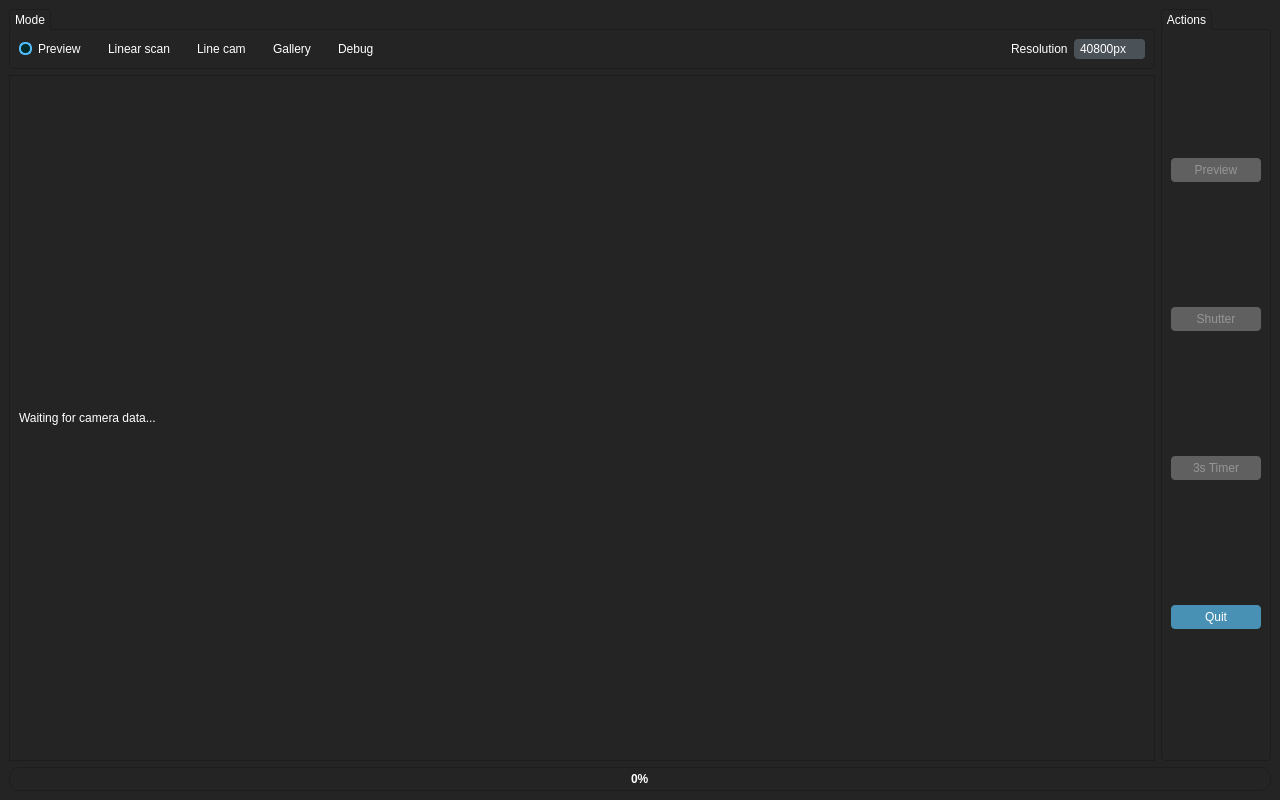
<?xml version="1.0" encoding="UTF-8"?>
<ui version="4.0">
 <class>MainWindow</class>
 <widget class="QMainWindow" name="MainWindow">
  <property name="geometry">
   <rect>
    <x>0</x>
    <y>0</y>
    <width>1280</width>
    <height>800</height>
   </rect>
  </property>
  <property name="windowTitle">
   <string>MainWindow</string>
  </property>
  <property name="styleSheet">
   <string notr="true">/*Copyright (c) DevSec Studio. All rights reserved.

MIT License

Permission is hereby granted, free of charge, to any person obtaining a copy
of this software and associated documentation files (the &quot;Software&quot;), to deal
in the Software without restriction, including without limitation the rights
to use, copy, modify, merge, publish, distribute, sublicense, and/or sell
copies of the Software, and to permit persons to whom the Software is
furnished to do so, subject to the following conditions:

The above copyright notice and this permission notice shall be included in all
copies or substantial portions of the Software.

THE SOFTWARE IS PROVIDED *AS IS*, WITHOUT WARRANTY OF ANY KIND, EXPRESS OR
IMPLIED, INCLUDING BUT NOT LIMITED TO THE WARRANTIES OF MERCHANTABILITY,
FITNESS FOR A PARTICULAR PURPOSE AND NONINFRINGEMENT. IN NO EVENT SHALL THE
AUTHORS OR COPYRIGHT HOLDERS BE LIABLE FOR ANY CLAIM, DAMAGES OR OTHER
LIABILITY, WHETHER IN AN ACTION OF CONTRACT, TORT OR OTHERWISE, ARISING FROM,
OUT OF OR IN CONNECTION WITH THE SOFTWARE OR THE USE OR OTHER DEALINGS IN THE SOFTWARE.
*/

/*-----QWidget-----*/
QWidget
{
	background-color: #242424;
	color: #fff;
	selection-background-color: #fff;
	selection-color: #000;

}


/*-----QLabel-----*/
QLabel
{
	background-color: transparent;
	color: #fff;

}


/*-----QMenuBar-----*/
QMenuBar 
{
	background-color: #4a5157;
	color: #fff;

}


QMenuBar::item 
{
	background-color: transparent;
	border-left: 1px solid #003333;
	padding: 5px;
	padding-left: 15px;
	padding-right: 15px;

}


QMenuBar::item:selected 
{
	background-color: #003333;
	border: 1px solid #006666;
	color: #fff;

}


QMenuBar::item:pressed 
{
	background-color: #006666;
	border: 1px solid #006666;
	color: #fff;

}


/*-----QMenu-----*/
QMenu
{
    background-color: #4a5157;
    border: 1px solid #4a5157;
    padding: 10px;
	color: #fff;

}


QMenu::item
{
    background-color: transparent;
    padding: 2px 20px 2px 20px;
	min-width: 200px;

}


QMenu::separator
{
   	background-color: #242424;
	height: 1px;

}


QMenu::item:disabled
{
    color: #555;
    background-color: transparent;
    padding: 2px 20px 2px 20px;

}


QMenu::item:selected
{
	background-color: #003333;
	border: 1px solid #006666;
	color: #fff;

}


/*-----QToolButton-----*/
QToolButton 
{
	background-color: transparent;
	color: #fff;
	padding: 3px;
	margin-left: 1px;
}


QToolButton:hover
{
	background-color: rgba(70,162,218,50%);
	border: 1px solid #46a2da;
	color: #000;
	
}


QToolButton:pressed
{
	background-color: #727272;
	border: 1px solid #46a2da;

}


QToolButton:checked
{
	background-color: #727272;
	border: 1px solid #222;
}


/*-----QPushButton-----*/
QPushButton
{
	background-color: #4891b4;
	color: #fff;
	min-width: 80px;
	border-radius: 4px;
	padding: 5px;

}


QPushButton::flat
{
	background-color: transparent;
	border: none;
	color: #000;

}


QPushButton::disabled
{
	background-color: #606060;
	color: #959595;
	border-color: #051a39;

}


QPushButton::hover
{
	background-color: #54aad3;
	border: 1px solid #46a2da;

}


QPushButton::pressed
{
	background-color: #2385b4;
	border: 1px solid #46a2da;

}


QPushButton::checked
{
	background-color: #bd5355;
	border: 1px solid #bd5355;

}


/*-----QLineEdit-----*/
QLineEdit
{
	background-color: #242424;
	color : #fff;
	border: 1px solid #1d1d1d;
	padding: 3px;
	padding-left: 5px;
	border-radius: 4px;

}


/*-----QPlainTExtEdit-----*/
QPlainTextEdit
{
	background-color: #242424;
	color : #fff;
	border: 1px solid #1d1d1d;
	padding: 3px;
	padding-left: 5px;
	border-radius: 4px;

}


/*-----QToolBox-----*/
QToolBox
{
	background-color: transparent;
	border: 1px solid #1d1d1d;

}


QToolBox::tab
{
	background-color: #002b2b;
	border: 1px solid #1d1d1d;

}


QToolBox::tab:hover
{
	background-color: #006d6d;
	border: 1px solid #1d1d1d;

}


/*-----QComboBox-----*/
QComboBox
{
    background-color: #4a5157;
    padding-left: 6px;
    color: #fff;
    height: 20px;
	border-radius: 4px;

}


QComboBox::disabled
{
	background-color: #404040;
	color: #656565;
	border-color: #051a39;

}


QComboBox:on
{
    background-color: #4a5157;
	color: #fff;

}


QComboBox QAbstractItemView
{
    background-color: #4a5157;
    color: #fff;
    selection-background-color: #002b2b;
	selection-color: #fff;
    outline: 0;

}


QComboBox::drop-down
{
	background-color: #4a5157;
    subcontrol-origin: padding;
    subcontrol-position: top right;
	border-radius: 4px;
    width: 15px;

}


QComboBox::down-arrow
{
    image: url(://arrow-down.png);
    width: 8px;
    height: 8px;

}

QSpinBox::down-button{
    width: 50
}
QSpinBox::up-button{
    width: 50
}

/*-----QDoubleSpinBox &amp; QCalendarWidget-----*/
QDoubleSpinBox,
QCalendarWidget QSpinBox 
{
	background-color: #242424;
	color : #fff;
	border: 1px solid #1d1d1d;
	border-radius: 4px;
	padding: 3px;
	padding-left: 5px;

}


QDoubleSpinBox::up-button,
QCalendarWidget QSpinBox::up-button
{
	background-color: #4a5157;
    width: 16px; 
	border-top-right-radius: 4px;
    border-width: 1px;
	border-color: #1d1d1d;

}


QDoubleSpinBox::up-button:hover, 
QCalendarWidget QSpinBox::up-button:hover
{
	background-color: #585858;

}


QDoubleSpinBox::up-button:pressed, 
QCalendarWidget QSpinBox::up-button:pressed
{
	background-color: #252525;
    width: 16px; 
    border-width: 1px;

}


QDoubleSpinBox::up-arrow,
QCalendarWidget QSpinBox::up-arrow
{
    image: url(://arrow-up.png);
    width: 7px;
    height: 7px;

}


QDoubleSpinBox::down-button,
QCalendarWidget QSpinBox::down-button
{
	background-color: #4a5157;
    width:16px; 
    border-width: 1px;
	border-bottom-right-radius: 4px;
	border-color: #1d1d1d;

}


QDoubleSpinBox::down-button:hover, 
QCalendarWidget QSpinBox::down-button:hover
{
	background-color: #585858;

}


QDoubleSpinBox::down-button:pressed, 
QCalendarWidget QSpinBox::down-button:pressed
{
	background-color: #252525;
    width: 16px; 
    border-width: 1px;

}


QDoubleSpinBox::down-arrow,
QCalendarWidget QSpinBox::down-arrow
{
    image: url(://arrow-down.png);
    width: 7px;
    height: 7px;

}


/*-----QGroupBox-----*/
QGroupBox 
{
    border: 1px solid;
    border-color: #1d1d1d;
	border-radius: 4px;
    margin-top: 20px;

}


QGroupBox::title  
{
    /*background-color: #002b2b;*/
    color: #fff;
	subcontrol-position: top left;
    subcontrol-origin: margin;
    padding: 3px;
	min-width: 10px;
	border: 1px solid #1d1d1d;
	border-top-left-radius: 4px;
	border-top-right-radius: 4px;
	border-bottom: none;

}


/*-----QHeaderView-----*/
QHeaderView::section
{
    background-color: #4a5157;
	border: none;
    color: #fff;
	padding: 4px;
	
}


QHeaderView::section:disabled
{
    background-color: #525251;
    color: #656565;

}


QHeaderView::section:checked
{
    background-color: qlineargradient(spread:repeat, x1:1, y1:0, x2:1, y2:1, stop:0 rgba(227, 227, 227, 255),stop:1 rgba(187, 187, 187, 255));
    color: #000;

}


QHeaderView::section::vertical::first,
QHeaderView::section::vertical::only-one
{
    border-left: 1px solid #003333;

}


QHeaderView::section::vertical
{
    border-left: 1px solid #003333;
}


QHeaderView::section::horizontal::first,
QHeaderView::section::horizontal::only-one
{
    border-left: 1px solid #003333;

}


QHeaderView::section::horizontal
{
    border-left: 1px solid #003333;

}


QTableCornerButton::section
{
    background-color: qlineargradient(spread:repeat, x1:1, y1:0, x2:1, y2:1, stop:0 rgba(227, 227, 227, 255),stop:1 rgba(187, 187, 187, 255));
	border: 1px solid #000;
    color: #fff;

}


/*-----QCalendarWidget-----*/
QCalendarWidget QToolButton
{
  	background-color: transparent;
  	color: white;

}


QCalendarWidget QToolButton::hover
{
	background-color: #006666;
	border: 1px solid #006666;
	color: #fff;

}


QCalendarWidget QMenu 
{
	width: 120px;
	left: 20px;
	color: white;

}


QCalendarWidget QWidget 
{ 
	alternate-background-color: #4a5157; 
	color: #fff;

}


QCalendarWidget QAbstractItemView:enabled 
{
	color: #fff;  
	background-color: #242424;  
	selection-background-color: #002b2b; 
	selection-color: #fff; 

}


QCalendarWidget QAbstractItemView:disabled 
{ 
	color: #404040; 

}


/*-----QTreeWidget-----*/
QTreeView
{
	show-decoration-selected: 0;
	alternate-background-color: transparent;
	background-color: transparent;
   	border: none;
	color: #fff;
	font: 8pt;

}


QTreeView::item:selected
{
	color:#fff;
	background-color: #002b2b;
	border-radius: 0px;

}


QTreeView::item:!selected:hover
{
    background-color: #5e5e5e;
    border: none;
    color: white;

}


QTreeView::branch:has-children:!has-siblings:closed,
QTreeView::branch:closed:has-children:has-siblings 
{
	image: url(://tree-closed.png);

}


QTreeView::branch:open:has-children:!has-siblings,
QTreeView::branch:open:has-children:has-siblings  
{
	image: url(://tree-open.png);

}


/*-----QListView-----*/
QListView 
{
	background-color: transparent;
	alternate-background-color: transparent;
    border : none;
    color: #fff;
    show-decoration-selected: 1; 
    outline: 0;
   	border: 1px solid #1d1d1d;

}


QListView::disabled 
{
	background-color: #656565;
	color: #1b1b1b;
    border: 1px solid #656565;

}


QListView::item 
{
	background-color: transparent;
    padding: 1px;

}


QListView::item:selected 
{
	background-color: #002b2b;
	border: 1px solid #002b2b;
	color: #fff;

}


QListView::item:selected:!active 
{
	background-color: #002b2b;
	border: 1px solid #002b2b;
	color: #fff;

}


QListView::item:selected:active 
{
	background-color: #002b2b;
	border: 1px solid #002b2b;
	color: #fff;

}


QListView::item:hover {
    background-color: #5e5e5e;
    border: none;
    color: #000;

}


/*-----QCheckBox-----*/
QCheckBox
{
	background-color: transparent;
    color: #fff;
	border: none;

}


QCheckBox::indicator
{
    background-color: lightgray;
    border: 1px solid #000;
    width: 12px;
    height: 12px;

}


QCheckBox::indicator:checked
{
    image:url(&quot;./ressources/check.png&quot;);
	background-color: #002b2b;
    border: 1px solid #3a546e;

}


QCheckBox::indicator:unchecked:hover
{
	border: 1px solid #46a2da; 

}


QCheckBox::disabled
{
	color: #656565;

}


QCheckBox::indicator:disabled
{
	background-color: #656565;
	color: #656565;
    border: 1px solid #656565;

}


/*-----QRadioButton-----*/
QRadioButton 
{
	color: #fff;
	background-color: transparent;

}


QRadioButton::indicator::unchecked:hover 
{
	background-color: #d3d3d3;
	border: 2px solid #002b2b;
	border-radius: 6px;
}


QRadioButton::indicator::checked 
{
	border: 2px solid #52beff;
	border-radius: 6px;
	background-color: #002b2b;  
	width: 9px; 
	height: 9px; 

}


/*-----QScrollBar-----*/
QScrollBar:vertical 
{
   border: none;
   width: 12px;

}


QScrollBar::handle:vertical 
{
   border: none;
   border-radius : 0px;
   background-color: #7a7a7a;
   min-height: 80px;
   width : 12px;

}


QScrollBar::handle:vertical:pressed
{
   background-color: #5d5f60; 

}


QScrollBar::add-line:vertical
{
   border: none;
   background: transparent;
   height: 0px;
   subcontrol-position: bottom;
   subcontrol-origin: margin;

}


QScrollBar::add-line:vertical:hover 
{
   background-color: transparent;

}


QScrollBar::add-line:vertical:pressed 
{
   background-color: #3f3f3f;

}


QScrollBar::sub-line:vertical
{
   border: none;
   background: transparent;
   height: 0px;

}


QScrollBar::sub-line:vertical:hover 
{
   background-color: transparent;

}


QScrollBar::sub-line:vertical:pressed 
{
   background-color: #3f3f3f;

}


QScrollBar::up-arrow:vertical
{
   width: 0px;
   height: 0px;
   background: transparent;

}


QScrollBar::down-arrow:vertical 
{
   width: 0px;
   height: 0px;
   background: transparent;

}


QScrollBar::add-page:vertical, QScrollBar::sub-page:vertical
{
   background-color: #222222;
	
}


QScrollBar:horizontal 
{
   border: none;
   height: 12px;

}


QScrollBar::handle:horizontal 
{
   border: none;
   border-radius : 0px;
   background-color: #7a7a7a;
   min-height: 80px;
   height : 12px;

}


QScrollBar::handle:horizontal:pressed
{
   background-color: #5d5f60; 

}


QScrollBar::add-line:horizontal
{
   border: none;
   background: transparent;
   height: 0px;
   subcontrol-position: bottom;
   subcontrol-origin: margin;

}


QScrollBar::add-line:horizontal:hover 
{
   background-color: transparent;

}


QScrollBar::add-line:horizontal:pressed 
{
   background-color: #3f3f3f;

}


QScrollBar::sub-line:horizontal
{
   border: none;
   background: transparent;
   height: 0px;

}


QScrollBar::sub-line:horizontal:hover 
{
   background-color: transparent;

}


QScrollBar::sub-line:horizontal:pressed 
{
   background-color: #3f3f3f;

}


QScrollBar::up-arrow:horizontal
{
   width: 0px;
   height: 0px;
   background: transparent;

}


QScrollBar::down-arrow:horizontal 
{
   width: 0px;
   height: 0px;
   background: transparent;

}


QScrollBar::add-page:horizontal, QScrollBar::sub-page:horizontal
{
   background-color: #222222;
	
}


/*-----QProgressBar-----*/
QProgressBar
{
	border: 1px solid #1d1d1d;
    text-align: center;
	border-radius: 10px;
	color: #fff;
	font-weight: bold;

}


QProgressBar::chunk
{
    background-color: #3b86ae;
	border-radius: 9px;
    margin: 0.5px;

}


/*-----QStatusBar-----*/
QStatusBar
{
	background-color: #4a5157;
	color: #ffffff;
	border-color: #051a39;

}


/*-----QSizeGrip-----*/
QSizeGrip 
{
	background-color: image(&quot;./ressources/sizegrip.png&quot;); /*To replace*/
	border: none;

}
</string>
  </property>
  <widget class="QWidget" name="centralwidget">
   <layout class="QGridLayout" name="gridLayout">
    <item row="0" column="0">
     <widget class="QGroupBox" name="groupBox_mode">
      <property name="sizePolicy">
       <sizepolicy hsizetype="Preferred" vsizetype="Minimum">
        <horstretch>0</horstretch>
        <verstretch>0</verstretch>
       </sizepolicy>
      </property>
      <property name="title">
       <string>Mode</string>
      </property>
      <layout class="QHBoxLayout" name="horizontalLayout">
       <item>
        <widget class="QRadioButton" name="radioButton_mode_preview">
         <property name="text">
          <string>Preview</string>
         </property>
         <property name="checked">
          <bool>true</bool>
         </property>
         <attribute name="buttonGroup">
          <string notr="true">buttonGroup_mode</string>
         </attribute>
        </widget>
       </item>
       <item>
        <widget class="QRadioButton" name="radioButton_2">
         <property name="text">
          <string>Linear scan</string>
         </property>
         <attribute name="buttonGroup">
          <string notr="true">buttonGroup_mode</string>
         </attribute>
        </widget>
       </item>
       <item>
        <widget class="QRadioButton" name="radioButton_3">
         <property name="text">
          <string>Line cam</string>
         </property>
         <attribute name="buttonGroup">
          <string notr="true">buttonGroup_mode</string>
         </attribute>
        </widget>
       </item>
       <item>
        <widget class="QRadioButton" name="radioButton_4">
         <property name="text">
          <string>Gallery</string>
         </property>
         <attribute name="buttonGroup">
          <string notr="true">buttonGroup_mode</string>
         </attribute>
        </widget>
       </item>
       <item>
        <widget class="QRadioButton" name="radioButton_mode_debug">
         <property name="text">
          <string>Debug</string>
         </property>
         <attribute name="buttonGroup">
          <string notr="true">buttonGroup_mode</string>
         </attribute>
        </widget>
       </item>
       <item>
        <spacer name="horizontalSpacer">
         <property name="orientation">
          <enum>Qt::Orientation::Horizontal</enum>
         </property>
         <property name="sizeType">
          <enum>QSizePolicy::Policy::MinimumExpanding</enum>
         </property>
         <property name="sizeHint" stdset="0">
          <size>
           <width>40</width>
           <height>20</height>
          </size>
         </property>
        </spacer>
       </item>
       <item>
        <widget class="QLabel" name="label">
         <property name="text">
          <string>Resolution</string>
         </property>
        </widget>
       </item>
       <item>
        <widget class="QComboBox" name="comboBox_resolution">
         <property name="sizePolicy">
          <sizepolicy hsizetype="Minimum" vsizetype="Fixed">
           <horstretch>0</horstretch>
           <verstretch>0</verstretch>
          </sizepolicy>
         </property>
         <item>
          <property name="text">
           <string>40800px</string>
          </property>
         </item>
         <item>
          <property name="text">
           <string>20400px</string>
          </property>
         </item>
         <item>
          <property name="text">
           <string>10200px</string>
          </property>
         </item>
         <item>
          <property name="text">
           <string>5100px</string>
          </property>
         </item>
        </widget>
       </item>
      </layout>
     </widget>
    </item>
    <item row="0" column="1" rowspan="2">
     <widget class="QGroupBox" name="groupBox">
      <property name="title">
       <string>Actions</string>
      </property>
      <layout class="QVBoxLayout" name="verticalLayout">
       <item>
        <widget class="QPushButton" name="pushButton_3">
         <property name="enabled">
          <bool>false</bool>
         </property>
         <property name="text">
          <string>Preview</string>
         </property>
        </widget>
       </item>
       <item>
        <widget class="QPushButton" name="pushButton">
         <property name="enabled">
          <bool>false</bool>
         </property>
         <property name="text">
          <string>Shutter</string>
         </property>
        </widget>
       </item>
       <item>
        <widget class="QPushButton" name="pushButton_2">
         <property name="enabled">
          <bool>false</bool>
         </property>
         <property name="text">
          <string>3s Timer</string>
         </property>
        </widget>
       </item>
       <item>
        <widget class="QPushButton" name="pushButton_quit">
         <property name="text">
          <string>Quit</string>
         </property>
        </widget>
       </item>
      </layout>
     </widget>
    </item>
    <item row="2" column="0" colspan="2">
     <widget class="QProgressBar" name="progressBar_scan">
      <property name="enabled">
       <bool>true</bool>
      </property>
      <property name="maximum">
       <number>1000</number>
      </property>
      <property name="value">
       <number>0</number>
      </property>
     </widget>
    </item>
    <item row="1" column="0">
     <widget class="QStackedWidget" name="stackedWidget">
      <property name="sizePolicy">
       <sizepolicy hsizetype="Minimum" vsizetype="Minimum">
        <horstretch>1</horstretch>
        <verstretch>1</verstretch>
       </sizepolicy>
      </property>
      <property name="frameShape">
       <enum>QFrame::Shape::StyledPanel</enum>
      </property>
      <property name="frameShadow">
       <enum>QFrame::Shadow::Raised</enum>
      </property>
      <property name="currentIndex">
       <number>1</number>
      </property>
      <widget class="QWidget" name="page_boot">
       <layout class="QGridLayout" name="gridLayout_4">
        <item row="0" column="0">
         <widget class="QLabel" name="label_boot1">
          <property name="text">
           <string>Starting up...</string>
          </property>
         </widget>
        </item>
        <item row="2" column="0">
         <widget class="QLabel" name="label_boot2">
          <property name="text">
           <string/>
          </property>
          <property name="pixmap">
           <pixmap resource="resources.qrc">:/images/res/scancamwip.png</pixmap>
          </property>
          <property name="scaledContents">
           <bool>false</bool>
          </property>
         </widget>
        </item>
        <item row="3" column="0">
         <spacer name="verticalSpacer_2">
          <property name="orientation">
           <enum>Qt::Orientation::Vertical</enum>
          </property>
          <property name="sizeType">
           <enum>QSizePolicy::Policy::MinimumExpanding</enum>
          </property>
          <property name="sizeHint" stdset="0">
           <size>
            <width>20</width>
            <height>40</height>
           </size>
          </property>
         </spacer>
        </item>
        <item row="1" column="0">
         <spacer name="verticalSpacer_3">
          <property name="orientation">
           <enum>Qt::Orientation::Vertical</enum>
          </property>
          <property name="sizeType">
           <enum>QSizePolicy::Policy::MinimumExpanding</enum>
          </property>
          <property name="sizeHint" stdset="0">
           <size>
            <width>20</width>
            <height>40</height>
           </size>
          </property>
         </spacer>
        </item>
       </layout>
      </widget>
      <widget class="QWidget" name="page_preview">
       <layout class="QVBoxLayout" name="verticalLayout_2">
        <item>
         <widget class="LibCamVidQt" name="label_preview">
          <property name="text">
           <string>Waiting for camera data...</string>
          </property>
         </widget>
        </item>
       </layout>
      </widget>
      <widget class="QWidget" name="page_graphic">
       <layout class="QGridLayout" name="gridLayout_2">
        <item row="0" column="0">
         <widget class="QGraphicsView" name="graphicsView">
          <property name="sizePolicy">
           <sizepolicy hsizetype="Preferred" vsizetype="Preferred">
            <horstretch>1</horstretch>
            <verstretch>1</verstretch>
           </sizepolicy>
          </property>
          <property name="minimumSize">
           <size>
            <width>800</width>
            <height>480</height>
           </size>
          </property>
          <property name="mouseTracking">
           <bool>false</bool>
          </property>
          <property name="tabletTracking">
           <bool>true</bool>
          </property>
          <property name="acceptDrops">
           <bool>false</bool>
          </property>
         </widget>
        </item>
       </layout>
      </widget>
      <widget class="QWidget" name="page_debug">
       <layout class="QGridLayout" name="gridLayout_3">
        <item row="0" column="0">
         <widget class="QGroupBox" name="groupBox_motorcontrol_debug">
          <property name="sizePolicy">
           <sizepolicy hsizetype="Preferred" vsizetype="Preferred">
            <horstretch>0</horstretch>
            <verstretch>0</verstretch>
           </sizepolicy>
          </property>
          <property name="minimumSize">
           <size>
            <width>0</width>
            <height>100</height>
           </size>
          </property>
          <property name="maximumSize">
           <size>
            <width>16777215</width>
            <height>200</height>
           </size>
          </property>
          <property name="title">
           <string>Motor control</string>
          </property>
          <property name="alignment">
           <set>Qt::AlignmentFlag::AlignLeading|Qt::AlignmentFlag::AlignLeft|Qt::AlignmentFlag::AlignTop</set>
          </property>
          <layout class="QHBoxLayout" name="horizontalLayout_2">
           <item>
            <widget class="QSpinBox" name="spinBox_debug_steps">
             <property name="sizePolicy">
              <sizepolicy hsizetype="Minimum" vsizetype="Minimum">
               <horstretch>0</horstretch>
               <verstretch>0</verstretch>
              </sizepolicy>
             </property>
             <property name="buttonSymbols">
              <enum>QAbstractSpinBox::ButtonSymbols::UpDownArrows</enum>
             </property>
             <property name="prefix">
              <string>Steps: </string>
             </property>
             <property name="minimum">
              <number>1</number>
             </property>
             <property name="maximum">
              <number>50000</number>
             </property>
             <property name="singleStep">
              <number>100</number>
             </property>
             <property name="value">
              <number>500</number>
             </property>
            </widget>
           </item>
           <item>
            <widget class="QPushButton" name="pushButton_debug_left">
             <property name="sizePolicy">
              <sizepolicy hsizetype="Minimum" vsizetype="Preferred">
               <horstretch>0</horstretch>
               <verstretch>0</verstretch>
              </sizepolicy>
             </property>
             <property name="text">
              <string>Move left</string>
             </property>
            </widget>
           </item>
           <item>
            <widget class="QPushButton" name="pushButton_debug_home">
             <property name="sizePolicy">
              <sizepolicy hsizetype="Minimum" vsizetype="Preferred">
               <horstretch>0</horstretch>
               <verstretch>0</verstretch>
              </sizepolicy>
             </property>
             <property name="text">
              <string>Home</string>
             </property>
            </widget>
           </item>
           <item>
            <widget class="QPushButton" name="pushButton_debug_right">
             <property name="sizePolicy">
              <sizepolicy hsizetype="Minimum" vsizetype="Preferred">
               <horstretch>0</horstretch>
               <verstretch>0</verstretch>
              </sizepolicy>
             </property>
             <property name="text">
              <string>Move right</string>
             </property>
            </widget>
           </item>
          </layout>
         </widget>
        </item>
        <item row="1" column="0">
         <spacer name="verticalSpacer">
          <property name="orientation">
           <enum>Qt::Orientation::Vertical</enum>
          </property>
          <property name="sizeHint" stdset="0">
           <size>
            <width>20</width>
            <height>40</height>
           </size>
          </property>
         </spacer>
        </item>
       </layout>
      </widget>
     </widget>
    </item>
   </layout>
  </widget>
 </widget>
 <customwidgets>
  <customwidget>
   <class>LibCamVidQt</class>
   <extends>QLabel</extends>
   <header>libcamvidqt.h</header>
  </customwidget>
 </customwidgets>
 <resources>
  <include location="resources.qrc"/>
 </resources>
 <connections/>
 <buttongroups>
  <buttongroup name="buttonGroup_mode"/>
 </buttongroups>
</ui>
